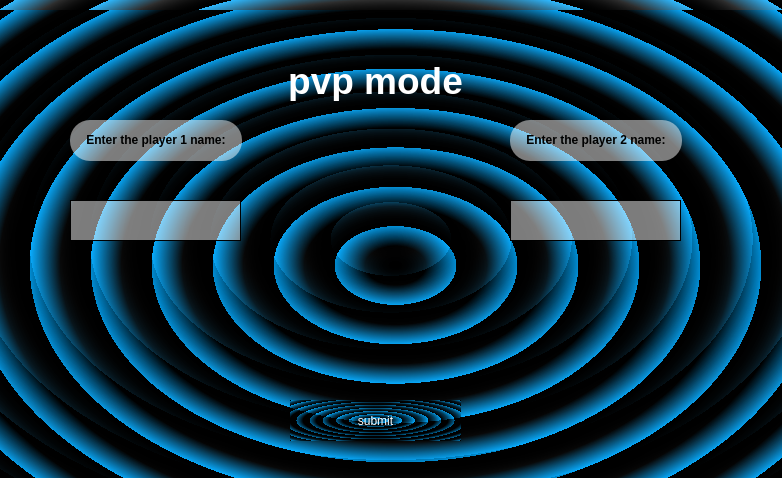
<?xml version="1.0" encoding="UTF-8"?>
<ui version="4.0">
    <class>pvp_mode</class>
    <widget class="QWidget" name="pvp_mode">
        <property name="geometry">
            <rect>
                <x>0</x>
                <y>0</y>
                <width>782</width>
                <height>478</height>
            </rect>
        </property>
        <property name="windowTitle">
            <string>pvp mode</string>
        </property>
        <property name="styleSheet">
            <string notr="true">background-color: qradialgradient(spread:repeat, cx:0.5, cy:0.5, radius:0.077, fx:0.5, fy:0.5, stop:0 rgba(0, 0, 0, 255), stop:0.497326 rgba(0, 0, 0, 147), stop:1 rgba(0, 169, 255, 147));</string>
        </property>
        <widget class="QStackedWidget" name="stacked">
            <property name="geometry">
                <rect>
                    <x>0</x>
                    <y>10</y>
                    <width>791</width>
                    <height>511</height>
                </rect>
            </property>
            <widget class="QWidget" name="page">
                <widget class="QLabel" name="label">
                    <property name="geometry">
                        <rect>
                            <x>70</x>
                            <y>110</y>
                            <width>172</width>
                            <height>41</height>
                        </rect>
                    </property>
                    <property name="styleSheet">
                        <string notr="true">background-color: qlineargradient(spread:pad, x1:0.025, y1:0, x2:0.04, y2:0.0113636, stop:1 rgba(255, 255, 255, 124));
                            border-radius: 20px;</string>
                    </property>
                    <property name="text">
                        <string>&lt;html&gt;&lt;head/&gt;&lt;body&gt;&lt;p align=&quot;center&quot;&gt;&lt;span style=&quot; font-weight:600;&quot;&gt;Enter the player 1 name:&lt;/span&gt;&lt;/p&gt;&lt;/body&gt;&lt;/html&gt;</string>
                    </property>
                </widget>
                <widget class="QLabel" name="label_2">
                    <property name="geometry">
                        <rect>
                            <x>510</x>
                            <y>110</y>
                            <width>172</width>
                            <height>41</height>
                        </rect>
                    </property>
                    <property name="styleSheet">
                        <string notr="true">background-color: qlineargradient(spread:pad, x1:0.025, y1:0, x2:0.04, y2:0.0113636, stop:1 rgba(255, 255, 255, 124));
                            border-radius: 20px;</string>
                    </property>
                    <property name="text">
                        <string>&lt;html&gt;&lt;head/&gt;&lt;body&gt;&lt;p align=&quot;center&quot;&gt;&lt;span style=&quot; font-weight:600;&quot;&gt;Enter the player 2 name:&lt;/span&gt;&lt;/p&gt;&lt;/body&gt;&lt;/html&gt;</string>
                    </property>
                </widget>
                <widget class="QPlainTextEdit" name="player_1_name">
                    <property name="geometry">
                        <rect>
                            <x>70</x>
                            <y>190</y>
                            <width>171</width>
                            <height>41</height>
                        </rect>
                    </property>
                    <property name="styleSheet">
                        <string notr="true">background-color: qlineargradient(spread:pad, x1:0.025, y1:0, x2:0.04, y2:0.0113636, stop:1 rgba(255, 255, 255, 124));</string>
                    </property>
                </widget>
                <widget class="QPlainTextEdit" name="player_2_name">
                    <property name="geometry">
                        <rect>
                            <x>510</x>
                            <y>190</y>
                            <width>171</width>
                            <height>41</height>
                        </rect>
                    </property>
                    <property name="styleSheet">
                        <string notr="true">background-color: qlineargradient(spread:pad, x1:0.025, y1:0, x2:0.04, y2:0.0113636, stop:1 rgba(255, 255, 255, 124));</string>
                    </property>
                </widget>
                <widget class="QPushButton" name="pushButton">
                    <property name="geometry">
                        <rect>
                            <x>290</x>
                            <y>390</y>
                            <width>171</width>
                            <height>41</height>
                        </rect>
                    </property>
                    <property name="styleSheet">
                        <string notr="true">border-radius: 10 px;
                            border-color: black;
                            font: 57 16pt &quot;Ubuntu Sans&quot;;
                            color: rgb(255, 255, 255);</string>
                    </property>
                    <property name="text">
                        <string>submit</string>
                    </property>
                </widget>
                <widget class="QLabel" name="label_3">
                    <property name="geometry">
                        <rect>
                            <x>240</x>
                            <y>50</y>
                            <width>271</width>
                            <height>41</height>
                        </rect>
                    </property>
                    <property name="styleSheet">
                        <string notr="true">background-color: qlineargradient(spread:pad, x1:1, y1:1, x2:1, y2:1, stop:1 rgba(0, 0, 0, 0));
                            color: rgb(255, 255, 255);</string>
                    </property>
                    <property name="text">
                        <string>&lt;html&gt;&lt;head/&gt;&lt;body&gt;&lt;p align=&quot;center&quot;&gt;&lt;span style=&quot; font-size:28pt; font-weight:600;&quot;&gt;pvp mode&lt;/span&gt;&lt;/p&gt;&lt;/body&gt;&lt;/html&gt;</string>
                    </property>
                </widget>
            </widget>
            <widget class="QWidget" name="page_2">
                <widget class="QLabel" name="round_counter">
                    <property name="geometry">
                        <rect>
                            <x>190</x>
                            <y>150</y>
                            <width>381</width>
                            <height>61</height>
                        </rect>
                    </property>
                    <property name="styleSheet">
                        <string notr="true">background-color: qlineargradient(spread:pad, x1:1, y1:1, x2:1, y2:1, stop:1 rgba(0, 0, 0, 0));
                            color: rgb(255, 255, 255);
                            font: 75 36pt &quot;Ubuntu Sans&quot;;
                            align=&quot;center&quot;;</string>
                    </property>
                    <property name="text">
                        <string>Round 1</string>
                    </property>
                    <property name="scaledContents">
                        <bool>false</bool>
                    </property>
                    <property name="alignment">
                        <set>Qt::AlignCenter</set>
                    </property>
                    <property name="wordWrap">
                        <bool>false</bool>
                    </property>
                </widget>
                <widget class="QPushButton" name="round_btn">
                    <property name="geometry">
                        <rect>
                            <x>290</x>
                            <y>380</y>
                            <width>171</width>
                            <height>41</height>
                        </rect>
                    </property>
                    <property name="styleSheet">
                        <string notr="true">border-radius: 10 px;
                            border-color: black;
                            font: 57 16pt &quot;Ubuntu Sans&quot;;
                            color: rgb(255, 255, 255);</string>
                    </property>
                    <property name="text">
                        <string>start</string>
                    </property>
                </widget>
                <widget class="QLabel" name="gdround">
                    <property name="geometry">
                        <rect>
                            <x>180</x>
                            <y>250</y>
                            <width>391</width>
                            <height>61</height>
                        </rect>
                    </property>
                    <property name="styleSheet">
                        <string notr="true">background-color: qlineargradient(spread:pad, x1:1, y1:1, x2:1, y2:1, stop:1 rgba(0, 0, 0, 0));
                            color: rgb(255, 255, 255);
                            font: 75 36pt &quot;Ubuntu Sans&quot;;
                            align=&quot;center&quot;;</string>
                    </property>
                    <property name="text">
                        <string>Game over</string>
                    </property>
                    <property name="scaledContents">
                        <bool>false</bool>
                    </property>
                    <property name="alignment">
                        <set>Qt::AlignCenter</set>
                    </property>
                    <property name="wordWrap">
                        <bool>false</bool>
                    </property>
                </widget>
            </widget>
        </widget>
    </widget>
    <resources/>
    <connections/>
</ui>
